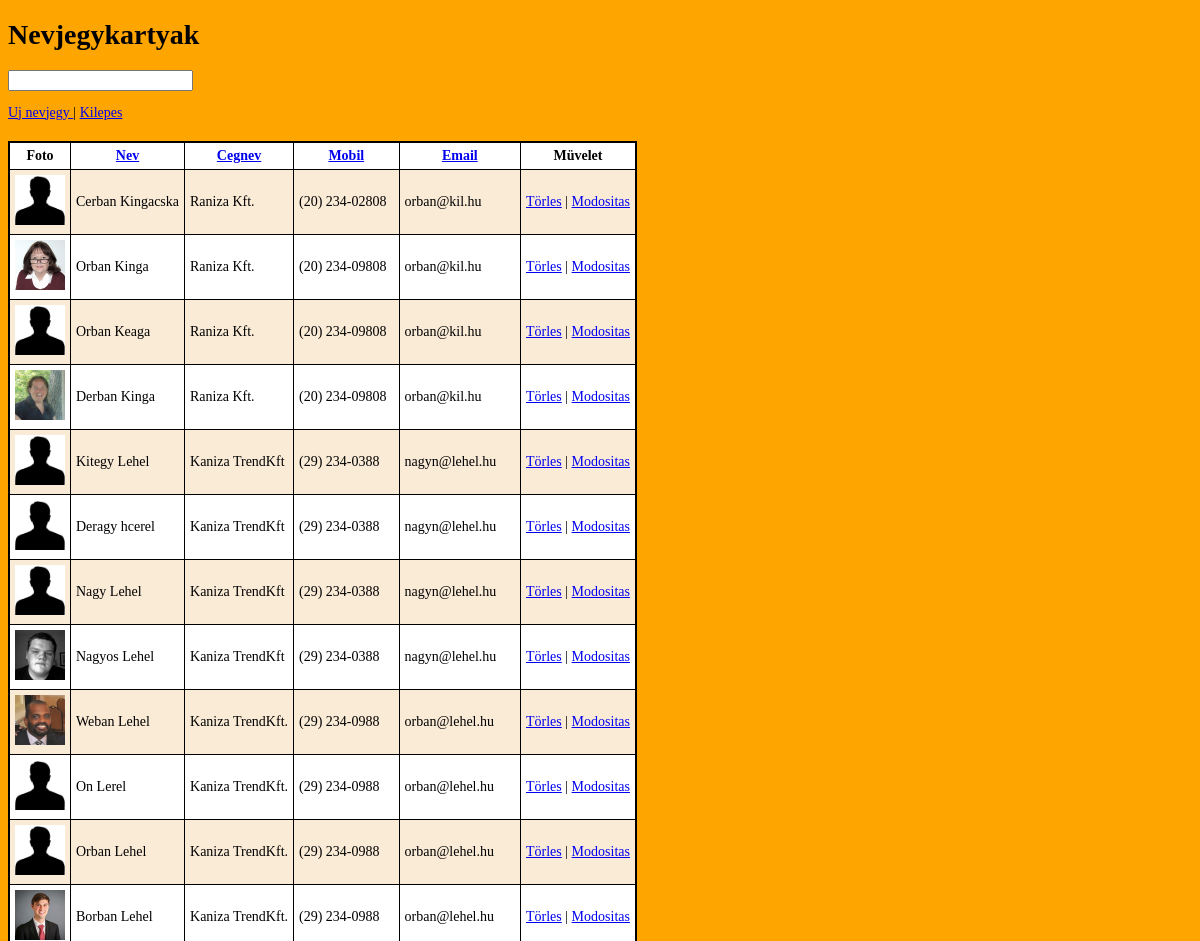
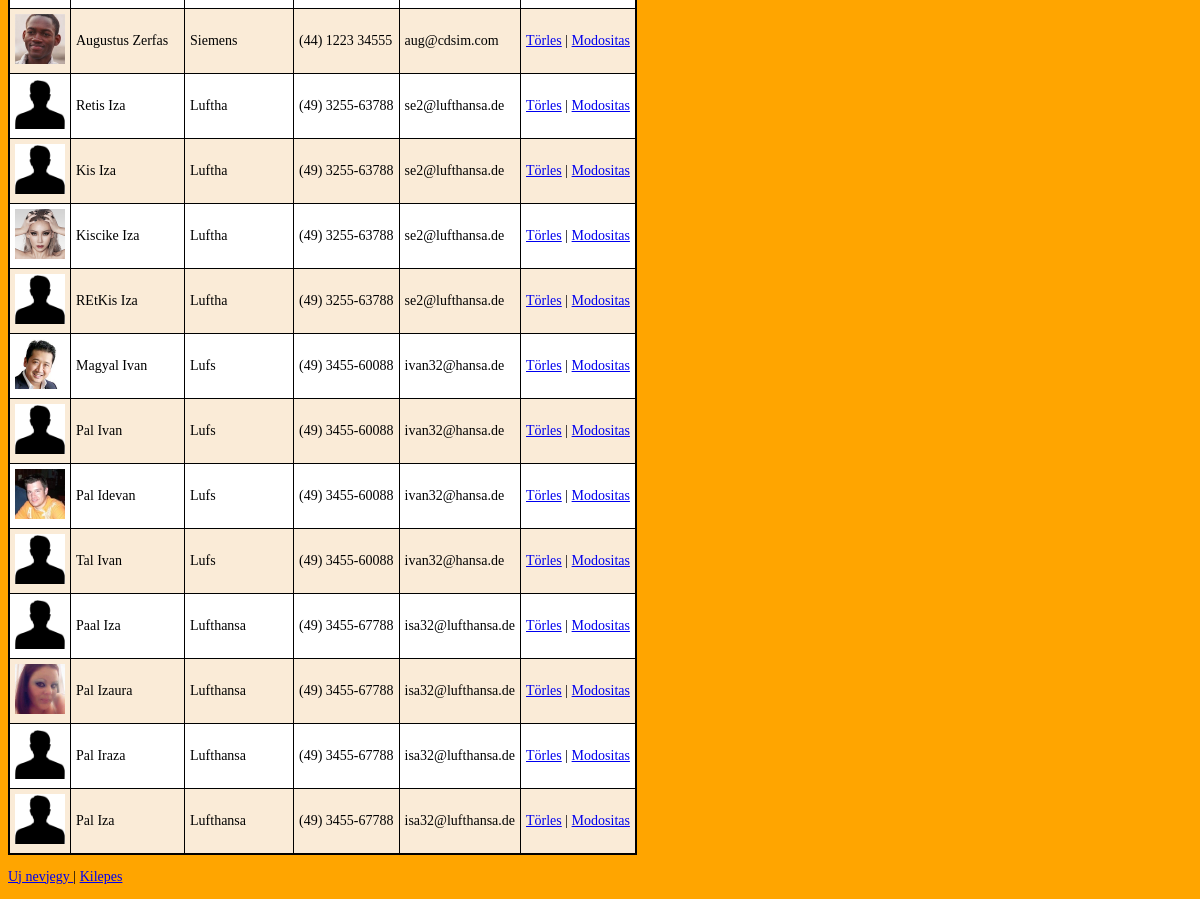
The page /admin/lista.php?rendez=Mobil (signed in) on the database its author committed (2 pictures, top to bottom).
### tables this page shows
CREATE TABLE IF NOT EXISTS `nevjegyek` (
  `id` smallint(6) NOT NULL AUTO_INCREMENT,
  `foto` varchar(64) DEFAULT '''nincskep.png''',
  `nev` varchar(20) DEFAULT NULL,
  `cegnev` varchar(30) DEFAULT NULL,
  `foglalkozas` varchar(8) DEFAULT NULL,
  `Email` varchar(18) DEFAULT NULL,
  `Mobil` varchar(15) DEFAULT NULL,
  PRIMARY KEY (`id`)
);

### admin/lista.php (the view, shortened to what this page needs)
<?php
require("../kapcsolat.php");
$rendez = (isset($_GET['rendez'])) ? $_GET['rendez'] : "nev" ;
$kifejezes = (isset($_POST['kifejezes'])) ? $_POST['kifejezes'] : "" ;
$sql = "SELECT *
FROM nevjegyek
WHERE nev LIKE '%{$kifejezes}%'
OR cegnev LIKE '%{$kifejezes}%'
OR Mobil LIKE '%{$kifejezes}%'
OR Email LIKE '%{$kifejezes}%'
ORDER by {$rendez} ASC";
$eredmeny = mysqli_query($dbconn, $sql);
$kimenet = "<table>
<tr>
<th>Foto</th>
<th><a href=\"?rendez=nev\">Nev</a></th>
<th><a href=\"?rendez=cegnev\">Cegnev</a></th>
<th><a href=\"?rendez=Mobil\">Mobil</a></th>
<th><a href=\"?rendez=Email\">Email</a></th>
<th>Müvelet</th>
</tr>";
while ($sor = mysqli_fetch_assoc($eredmeny)){
    $kimenet.="<tr>
    <td><img src=\"../kepek/{$sor['foto']}\" alt=\"{$sor['nev']}\"></td>
    <td >{$sor['nev']}</td>
    <td>{$sor['cegnev']}</td>
    <td>{$sor['Mobil']}</td>
    <td>{$sor['Email']}</td>
    <td><a href=\"torles.php?id={$sor['id']}\">Törles</a> | <a href=\"modositas.php?id={$sor['id']}\">Modositas</a></td>
    </tr>";
};
$kimenet.= "</table>\n";
?><!DOCTYPE html>
<html>
<head>
    <link rel="stylesheet" type="text/css" href="../stilus1.css" />
</head>
<body>
    <h1>Nevjegykartyak</h1>
    <form method="post" action="">
        <input type="search" id="kifejezes" name="kifejezes">
    </form>
    <p><a href="felvitel.php">Uj nevjegy </a> | <a href="kilepes.php">Kilepes </a></p>
    <?php
    print $kimenet
    ?>
     <p><a href="felvitel.php">Uj nevjegy </a> | <a href="kilepes.php">Kilepes </a></p>
</body>
</html>

### stilus1.css (style rules this page uses)
body { font-family: Georgia, 'Times New Roman', Times, serif; font-size: 14px; background-color:orange; }
table { margin-top:20px; border: solid 2px black; border-collapse: collapse; }
tr:nth-child(2n) { background-color: antiquewhite; }
tr:nth-child(2n+1) { background-color:white; }
th, td { padding: 5px; border: solid 1px black; }
td img { width: 50px; }

### rows shown on the page
nevjegyek: foto (picture), nev "Cerban Kingacska", cegnev "Raniza Kft.", Mobil "(20) 234-02808", Email "orban@kil.hu"
nevjegyek: foto (picture), nev "Orban Kinga", cegnev "Raniza Kft.", Mobil "(20) 234-09808", Email "orban@kil.hu"
nevjegyek: foto (picture), nev "Orban Keaga", cegnev "Raniza Kft.", Mobil "(20) 234-09808", Email "orban@kil.hu"
nevjegyek: foto (picture), nev "Derban Kinga", cegnev "Raniza Kft.", Mobil "(20) 234-09808", Email "orban@kil.hu"
nevjegyek: foto (picture), nev "Kitegy Lehel", cegnev "Kaniza TrendKft", Mobil "(29) 234-0388", Email "nagyn@lehel.hu"
nevjegyek: foto (picture), nev "Deragy hcerel", cegnev "Kaniza TrendKft", Mobil "(29) 234-0388", Email "nagyn@lehel.hu"
nevjegyek: foto (picture), nev "Nagy Lehel", cegnev "Kaniza TrendKft", Mobil "(29) 234-0388", Email "nagyn@lehel.hu"
nevjegyek: foto (picture), nev "Nagyos Lehel", cegnev "Kaniza TrendKft", Mobil "(29) 234-0388", Email "nagyn@lehel.hu"
nevjegyek: foto (picture), nev "Weban Lehel", cegnev "Kaniza TrendKft.", Mobil "(29) 234-0988", Email "orban@lehel.hu"
nevjegyek: foto (picture), nev "On Lerel", cegnev "Kaniza TrendKft.", Mobil "(29) 234-0988", Email "orban@lehel.hu"
nevjegyek: foto (picture), nev "Orban Lehel", cegnev "Kaniza TrendKft.", Mobil "(29) 234-0988", Email "orban@lehel.hu"
nevjegyek: foto (picture), nev "Borban Lehel", cegnev "Kaniza TrendKft.", Mobil "(29) 234-0988", Email "orban@lehel.hu"
nevjegyek: foto (picture), nev "Augustus Zerfas", cegnev "Siemens", Mobil "(44) 1223 34555", Email "aug@cdsim.com"
nevjegyek: foto (picture), nev "Retis Iza", cegnev "Luftha", Mobil "(49) 3255-63788", Email "se2@lufthansa.de"
nevjegyek: foto (picture), nev "Kis Iza", cegnev "Luftha", Mobil "(49) 3255-63788", Email "se2@lufthansa.de"
nevjegyek: foto (picture), nev "Kiscike Iza", cegnev "Luftha", Mobil "(49) 3255-63788", Email "se2@lufthansa.de"
nevjegyek: foto (picture), nev "REtKis Iza", cegnev "Luftha", Mobil "(49) 3255-63788", Email "se2@lufthansa.de"
nevjegyek: foto (picture), nev "Magyal Ivan", cegnev "Lufs", Mobil "(49) 3455-60088", Email "ivan32@hansa.de"
nevjegyek: foto (picture), nev "Pal Ivan", cegnev "Lufs", Mobil "(49) 3455-60088", Email "ivan32@hansa.de"
nevjegyek: foto (picture), nev "Pal Idevan", cegnev "Lufs", Mobil "(49) 3455-60088", Email "ivan32@hansa.de"
nevjegyek: foto (picture), nev "Tal Ivan", cegnev "Lufs", Mobil "(49) 3455-60088", Email "ivan32@hansa.de"
nevjegyek: foto (picture), nev "Paal Iza", cegnev "Lufthansa", Mobil "(49) 3455-67788", Email "isa32@lufthansa.de"
nevjegyek: foto (picture), nev "Pal Izaura", cegnev "Lufthansa", Mobil "(49) 3455-67788", Email "isa32@lufthansa.de"
nevjegyek: foto (picture), nev "Pal Iraza", cegnev "Lufthansa", Mobil "(49) 3455-67788", Email "isa32@lufthansa.de"
nevjegyek: foto (picture), nev "Pal Iza", cegnev "Lufthansa", Mobil "(49) 3455-67788", Email "isa32@lufthansa.de"
